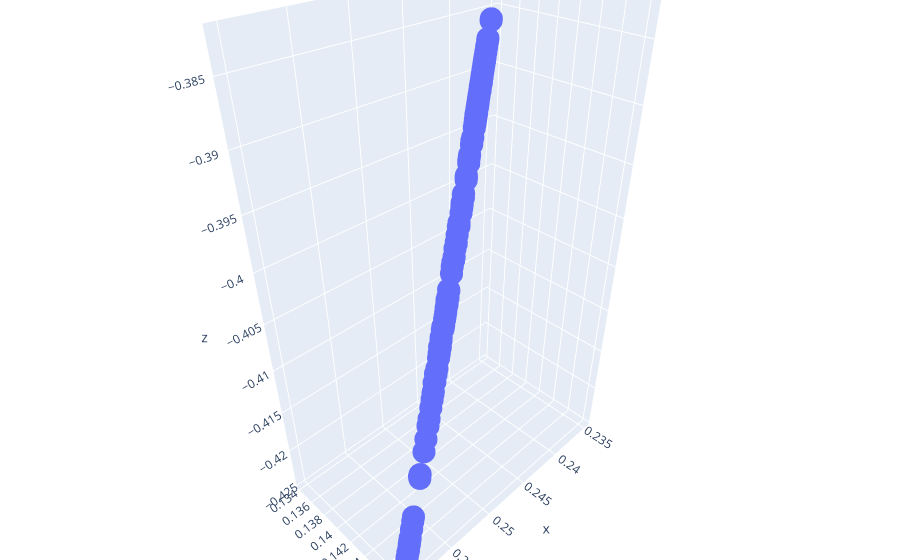

This figure's notebook cell:
### Code cell
reconstructed_3d = reconstruct_3D(pts1, pts2, K, R, T)
visualize_3d_points(reconstructed_3d)

### Figure 1 — Plotly figure (JSON) as saved in the notebook; plotly's stock layout.template omitted (floating-point values rounded to 4 significant figures; data arrays with more than 128 entries replaced by an {"elided": "..."} marker saying what was removed)
{"data": [{"mode": "markers", "type": "scatter3d", "x": {"elided": "197 float values"}, "y": {"elided": "197 float values"}, "z": {"elided": "197 float values"}}], "layout": {"margin": {"b": 0, "l": 0, "r": 0, "t": 0}, "scene": {"xaxis": {"nticks": 10, "range": [0.2341, 0.2609]}, "yaxis": {"nticks": 10, "range": [0.1336, 0.1488]}, "zaxis": {"nticks": 10, "range": [-0.4253, -0.3818]}}}}
